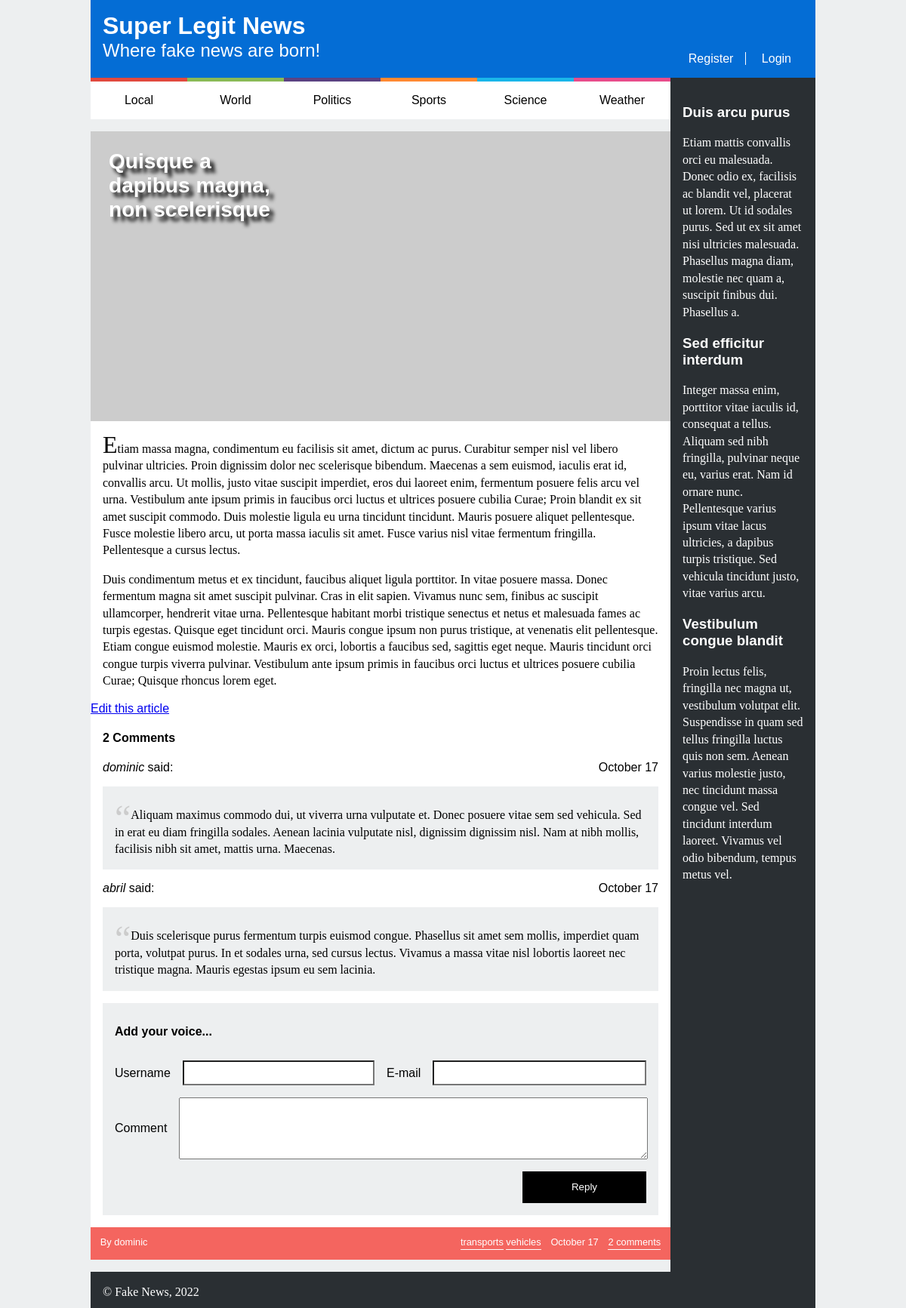
The page /article.php?id=4 on the database as committed earlier.
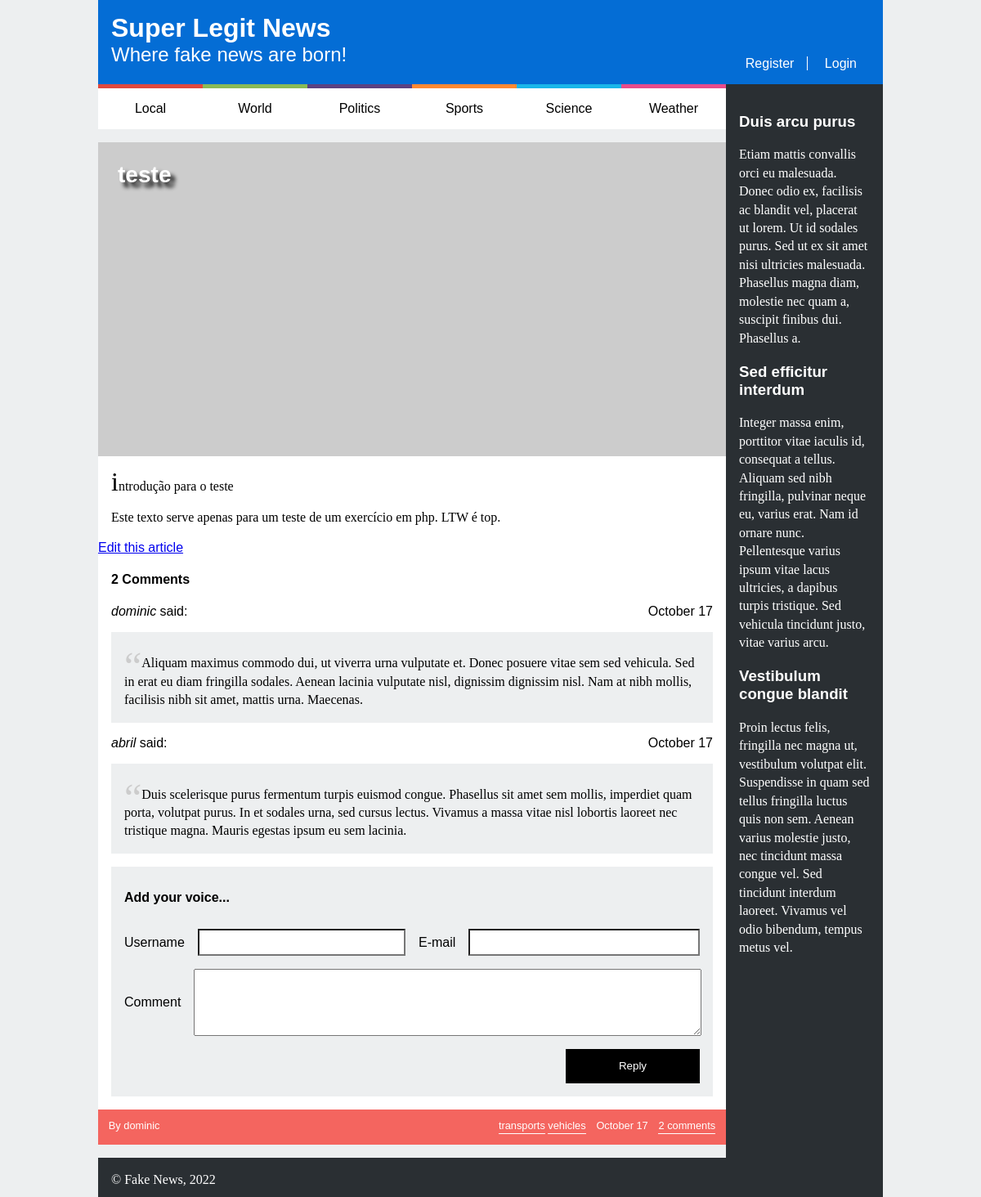
The same page on the database as committed later.
### tables this page shows
CREATE TABLE news (
  id INTEGER PRIMARY KEY,            -- article id
  title VARCHAR,                     -- title of the article
  published INTEGER,                 -- date when the article was published in epoch format
  tags VARCHAR,                      -- comma separated tags
  username VARCHAR REFERENCES users, -- user that wrote the article
  introduction VARCHAR,              -- a introductory paragraph
  fulltext VARCHAR                   -- the rest of the text
);

CREATE TABLE comments (
  id INTEGER PRIMARY KEY,            -- comment id
  news_id INTEGER REFERENCES news,   -- news item this comment is about
  username VARCHAR REFERENCES users, -- user that wrote the comment
  published INTEGER,                 -- date when news item was published in epoch format
  text VARCHAR                       -- comment text
);

### database/news.php (called while the page is built, shortened)
<?php
    function getAllNews($db){
        $article = $db->prepare('SELECT news.*, users.*, COUNT(comments.id) AS comments
        FROM news JOIN
            users USING (username) LEFT JOIN
            comments ON comments.news_id = news.id
        GROUP BY news.id, users.username
        ORDER BY published DESC');
        $article->execute();
        return $article->fetchAll();
    }
    function getComments($db, $id){
        $stmt = $db->prepare('SELECT * FROM comments JOIN users USING (username) WHERE news_id = ?');
        $stmt->execute(array($id));
        return $stmt->fetchAll();
    }
?>

### article.php (the view, shortened to what this page needs)
<?php
    require_once('database/connection.php');
    require_once('database/news.php');
    $db = getDatabaseConnection();
    $articles = getAllNews($db);
?>
<!DOCTYPE html>
<html lang="en-US">
<head>
  <link href="css/style.css" rel="stylesheet">
  <link href="css/layout.css" rel="stylesheet">
  <link href="css/responsive.css" rel="stylesheet">
  <link href="css/comments.css" rel="stylesheet">
  <link href="css/forms.css" rel="stylesheet">
</head>
<body>
  <header>
    <h1><a href="index.php">Super Legit News</a></h1>
    <h2><a href="index.php">Where fake news are born!</a></h2>
    <div id="signup">
      <a href="register.html">Register</a>
      <a href="login.html">Login</a>
    </div>
  </header>
  <nav id="menu">
    <ul>
      <li><a href="index.php">Local</a></li>
      <li><a href="index.php">World</a></li>
      <li><a href="index.php">Politics</a></li>
      <li><a href="index.php">Sports</a></li>
      <li><a href="index.php">Science</a></li>
      <li><a href="index.php">Weather</a></li>
    </ul>
  </nav>
  <aside id="related">
    <article>
      <h1><a href="#">Duis arcu purus</a></h1>
      <p>Etiam mattis convallis orci eu malesuada. Donec odio ex, facilisis ac blandit vel, placerat ut lorem. Ut id sodales purus. Sed ut ex sit amet nisi ultricies malesuada. Phasellus magna diam, molestie nec quam a, suscipit finibus dui. Phasellus a.</p>
    </article>
    <article>
      <h1><a href="#">Sed efficitur interdum</a></h1>
      <p>Integer massa enim, porttitor vitae iaculis id, consequat a tellus. Aliquam sed nibh fringilla, pulvinar neque eu, varius erat. Nam id ornare nunc. Pellentesque varius ipsum vitae lacus ultricies, a dapibus turpis tristique. Sed vehicula tincidunt justo, vitae varius arcu.</p>
    </article>
    <article>
      <h1><a href="#">Vestibulum congue blandit</a></h1>
      <p>Proin lectus felis, fringilla nec magna ut, vestibulum volutpat elit. Suspendisse in quam sed tellus fringilla luctus quis non sem. Aenean varius molestie justo, nec tincidunt massa congue vel. Sed tincidunt interdum laoreet. Vivamus vel odio bibendum, tempus metus vel.</p>
    </article>
  </aside>
  <section id="news">
    <article>
      <?php
      $id = $_GET['id'];
      for($i = 0; $i < count($articles); $i++) {
        if($articles[$i]['id'] == $id) {
          $article = $articles[$i];
          break;
        }
      }
      $date = date('F j', $article['published']);
      $tags = explode(',', $article['tags']);
      ?>
      <header>
        <h1><a href="article.php?id=<?= $id ?>"><?= $article['title'] ?></a></h1>
      </header>
      <img src="https://picsum.photos/600/300?<?= $id ?>" alt="">
      <p><?= $article['introduction'] ?></p>
      <p><?= $article['fulltext'] ?></p>
      <a href="edit_article.php?id=<?=$id?>">Edit this article</a>
      <section id="comments">
        <h1><?= $article['comments'] ?> Comments</h1>
        <?php
          $comments = getComments($db, $id);
          foreach ($comments as $comment) {
            $commentDate = date('F j', $article['published']);
        ?>
          <article class="comment">
            <span class="user"><?= $comment['username'] ?></span>
            <span class="date"><?=$commentDate?></span>
            <p><?= $comment['text'] ?></p>
          </article>
        <?php } ?>
        <form>
          <h2>Add your voice...</h2>
          <label>Username
            <input type="text" name="username">
          </label>
          <label>E-mail
            <input type="email" name="email">
          </label>
          <label>Comment
            <textarea name="comment"></textarea>
          </label>
          <button formaction="#" formmethod="post">Reply</button>
        </form>
      </section>
      <footer>
        <span class="author"><?= $article['username'] ?></span>
        <span class="tags"><a href="index.php"><?= $tags[0] ?></a> <a href="index.php"><?= $tags[1] ?></a></span>
        <span class="date"><?= $date ?></span>
        <a class="comments" href="article.php?id=<?= $id ?>#comments"><?= $article['comments'] ?></a>
      </footer>
    </article>
  </section>
  <footer>
    <p>&copy; Fake News, 2022</p>
  </footer>
</body>
</html>

### css/style.css (style rules this page uses)
body > header { background-color: #046dd5; color: white; padding: 1em; }
body > header h1, body > header h2 { margin: 0; }
body > header a { color: white; text-decoration: none; }
body > header #signup a:first-child { border-right: 1px solid white; }
body > header #signup { margin-top: 1em; }
body > header #signup a { padding: 0 1em; }
body > header #signup a:first-child { padding-left: 0; }
#menu ul { margin: 0; padding: 0; }
#menu li { background-color: white; text-align: center; list-style-type: none; padding: 1em 0; }
#menu li a { color: black; text-decoration: none; }
#news header { max-width: 10em; padding: 1em; position: absolute; }
#news header h1 { margin: 0; text-shadow: .2em .2em .2em black; }
#news header a { color: white; text-decoration: none; }
#news img { width: 100%; }
#news > article { background-color: white; margin: 1em 0; }
#news > article > p { padding: 0 1em; }
#news > article > p:first-of-type:first-letter { font-size: 2em; }
#news footer { color: white; background-color: #f4655f; padding: 1em; }
#news footer a { color: white; text-decoration: none; border-bottom: 1px solid white; padding-bottom: 2px; }
#news footer .tags { margin-right: 1em; }
#news footer .comments { margin-left: 1em; }
#news footer .comments:after { content: ' comments'; }
#news footer .author:before { content: "By "; }
#related { background-color: #2a2f33; padding: 1em; }
#related h1 a { color: white; text-decoration: none; }
#related p { color: white; }
body > footer { background-color: #2a2f33; color: white; padding: 1em; height: 1em; }
body > footer p { margin: 0; }
body { font-family: "Poppins", sans-serif; }
p { font-family: "Lora", serif; line-height: 1.4em; }
body > header h2 { font-weight: normal; }
#news header { font-size: 1.5em; }
#news footer { font-size: 0.8em; }
#menu li:nth-child(1) { border-top: 5px solid #e1493e; }
#menu li:nth-child(2) { border-top: 5px solid #8aba56; }
#menu li:nth-child(3) { border-top: 5px solid #5b4282; }
#menu li:nth-child(4) { border-top: 5px solid #ff8932; }
#menu li:nth-child(5) { border-top: 5px solid #19b6e9; }
#menu li:nth-child(6) { border-top: 5px solid #e84c8b; }

### css/layout.css (style rules this page uses)
body { background-color: #edeff0; margin: 0 auto; width: 60em; display: grid; grid-template-columns: [start] 4fr [middle] 1fr [end]; grid-template-rows: [start] auto [nav] auto [news] 1fr [footer] auto [end]; }
body > header { grid-column: start / end; }
#menu { grid-column: start; }
aside { grid-column: middle; grid-row: nav / end; }
#news { grid-column: start; }
body > footer { align-self: end; }
body > header { display: grid; grid-template-columns: 1fr auto; grid-template-rows: auto auto; }
body > header h1 { grid-column: 1; grid-row: 1; }
body > header h2 { grid-column: 1; grid-row: 2; }
body > header #signup { grid-column: 2; grid-row: 2; }
#menu ul { display: flex; flex-direction: row; }
#menu li { display: block; flex: 1; }
#news footer { display: flex; }
#news footer .author { flex-grow: 1; }

### css/comments.css (style rules this page uses)
#comments { margin: 1em; }
#comments .user { font-style: italic; }
#comments .user:after { font-style: normal; content: ' said:'; }
#comments .date { float: right; }
#comments p { background-color: #edeff0; padding: 1em; }
#comments p:before { content: '\201C'; font-size: 3em; position: relative; top: 15px; color: #ccc; }
#comments form { display: grid; padding: 1em; gap: 1em; grid-template-columns: 1fr 1fr 1fr 1fr; background-color: #edeff0; }
#comments form h2 { font-size: 1em; grid-column-end: span 4; }
#comments form input { background-color: white; height: 2em; }
#comments form textarea { display: block; width: 100%; margin: 0 auto; padding: 0; height: 6em; }
#comments form label { display: grid; grid-template-columns: auto 1fr; grid-column-end: span 2; gap: 1em; align-items: center; }
#comments form label:last-of-type { grid-column-end: span 4; grid-template-columns: auto 1fr; }
#comments form button { width: auto; grid-column-start: 4; background-color: black; color: white; border: none; padding: 1em; }

Rows that differ between the two databases and show on the page:
changed news "transports": title "Quisque a dapibus magna, non scelerisque" → "teste"; introduction "Etiam massa magna, condimentum eu facilisis sit amet, dictum ac purus. Curabitur semper nisl vel libero pulvinar ultricies. Proin dignissim dolor nec scelerisque bibendum. Maecenas a sem euismod, iaculis erat id, convallis arcu. Ut mollis, justo vitae suscipit imperdiet, eros dui laoreet enim, fermentum posuere felis arcu vel urna. Vestibulum ante ipsum primis in faucibus orci luctus et ultrices posuere cubilia Curae; Proin blandit ex sit amet suscipit commodo. Duis molestie ligula eu urna tincidunt tincidunt. Mauris posuere aliquet pellentesque. Fusce molestie libero arcu, ut porta massa iaculis sit amet. Fusce varius nisl vitae fermentum fringilla. Pellentesque a cursus lectus." → "introdução para o teste"; fulltext "Duis condimentum metus et ex tincidunt, faucibus aliquet ligula porttitor. In vitae posuere massa. Donec fermentum magna sit amet suscipit pulvinar. Cras in elit sapien. Vivamus nunc sem, finibus ac suscipit ullamcorper, hendrerit vitae urna. Pellentesque habitant morbi tristique senectus et netus et malesuada fames ac turpis egestas. Quisque eget tincidunt orci. Mauris congue ipsum non purus tristique, at venenatis elit pellentesque. Etiam congue euismod molestie. Mauris ex orci, lobortis a faucibus sed, sagittis eget neque. Mauris tincidunt orci congue turpis viverra pulvinar. Vestibulum ante ipsum primis in faucibus orci luctus et ultrices posuere cubilia Curae; Quisque rhoncus lorem…" → "Este texto serve apenas para um teste de um exercício em php. LTW é top."
